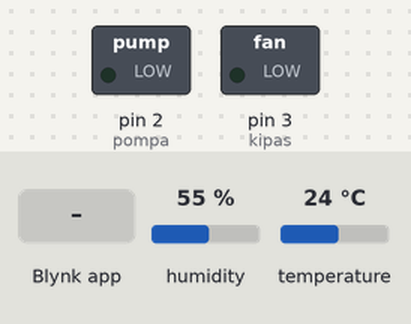
A sketch run on a simulated Arduino Uno, built with avr-gcc and run on an emulated ATmega328P. Parts: switched loads named in the sketch (green lamp = pin HIGH). Inputs (shaded band) come from the test bench; at power-on: humidity 55 %, temperature 24 °C. WiFi joins after 1.5 s; servers stay silent unless stated; what the sketch prints to the serial monitor is not drawn.

Above: at 3.0 s.
3.1 s: Blynk app writes 0 to V0
At 3.5 s:
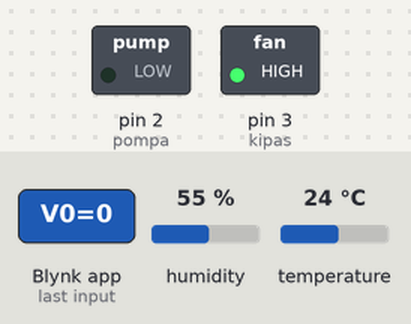
4.6 s: Blynk app writes 0 to V1
At 5.8 s:
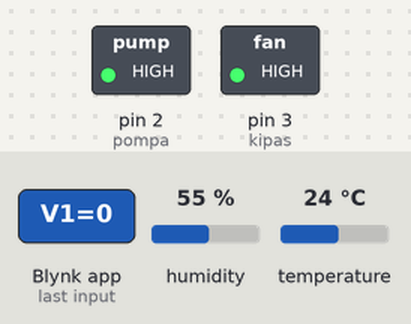
6.1 s: Blynk app writes 1 to V0
At 6.9 s:
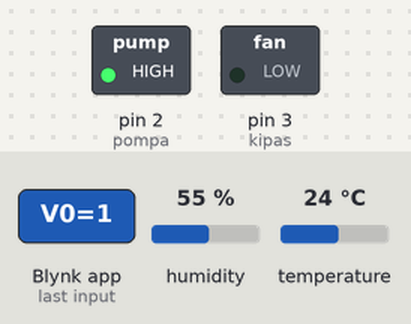
Timing chart, 0 to 9.1 s (numbered marks = the images above; inputs shaded):
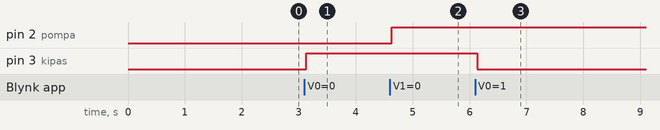

Measured:
- after the input at 3.1 s, pin 3 (kipas): LOW → HIGH at once
- after the input at 4.6 s, pin 2 (pompa): LOW → HIGH at once
- after the input at 6.1 s, pin 3 (kipas): HIGH → LOW at once

The sketch:

KodePA2.ino
```cpp
#define BLYNK_TEMPLATE_ID "TMPL6PySbUpy5"
#define BLYNK_TEMPLATE_NAME "Monitoring Suhu dan Kelembaban Jamur"
#define BLYNK_AUTH_TOKEN "StffCel1PYXyO1Fwry5LTaZIufEqzZiL"
#define BLYNK_PRINT Serial
#include <ESP8266_Lib.h>
#include <BlynkSimpleShieldEsp8266.h>

//Password dan Nama Hostpot
char ssid[] = "briiann";
char pass[] = "NiellL12050";

// or Software Serial on Uno, Nano...


#include <SoftwareSerial.h>
SoftwareSerial EspSerial(12, 13); // RX, TX

// Your ESP8266 baud rate:
#define ESP8266_BAUD 9600

ESP8266 wifi(&EspSerial);


#include <DHT.h>

#define DHT_PIN 7     // Pin data untuk sensor DHT11
#define DHT_TYPE DHT11 // Tipe sensor DHT11 (
#define kipas  3
#define pompa 2
DHT dht(DHT_PIN, DHT_TYPE);

void data(float suhu){
  if(suhu > 25){
    Blynk.logEvent("suhu","Suhu lebih dari 29°C");
  }
}

BLYNK_WRITE(V0){
 int SWkipas = param.asInt();
  if(SWkipas == 1){
    Serial.println("Kipas Menyala");
    digitalWrite(kipas, LOW);
  }
  else{
    Serial.println("Kipas Mati");
    digitalWrite(kipas, HIGH);
  }
}

BLYNK_WRITE(V1){
 int SWpompa = param.asInt();
  if(SWpompa == 1){
    Serial.println("Pompa Menyala");
    digitalWrite(pompa, LOW);
  }
  else{
    Serial.println("Pompa Mati");
    digitalWrite(pompa, HIGH);
  }
}

void setup()
{
  // Debug console
  Serial.begin(9600);

  // Set ESP8266 baud rate
  EspSerial.begin(ESP8266_BAUD);
  delay(10);

  Blynk.begin(BLYNK_AUTH_TOKEN, wifi, ssid, pass);

  pinMode(kipas, OUTPUT);
  pinMode(pompa, OUTPUT);
  digitalWrite(kipas, LOW);
  digitalWrite(pompa, LOW);
  dht.begin();

}

void loop()
{
  float temperature =  dht.readTemperature();  // Baca suhu dalam derajat Celsius
  float humidity = dht.readHumidity();        // Baca kelembaban
  float suhu = temperature + 0.20;
  Serial.print("Temperature: ");
  Serial.print(temperature);
  Serial.print(" °C, Humidity: ");
  Serial.print(humidity);
  Serial.println("%");

  Blynk.virtualWrite(V3, temperature); // menset pin virtual (V3) agar dapat menampilkan suhu ke aplikasi blynk
  Blynk.virtualWrite(V4, humidity); // menset pin Virtual (V4) agar dapat menampilkan kelembapan ke aplikasi blynk

  Blynk.run();

}
```
